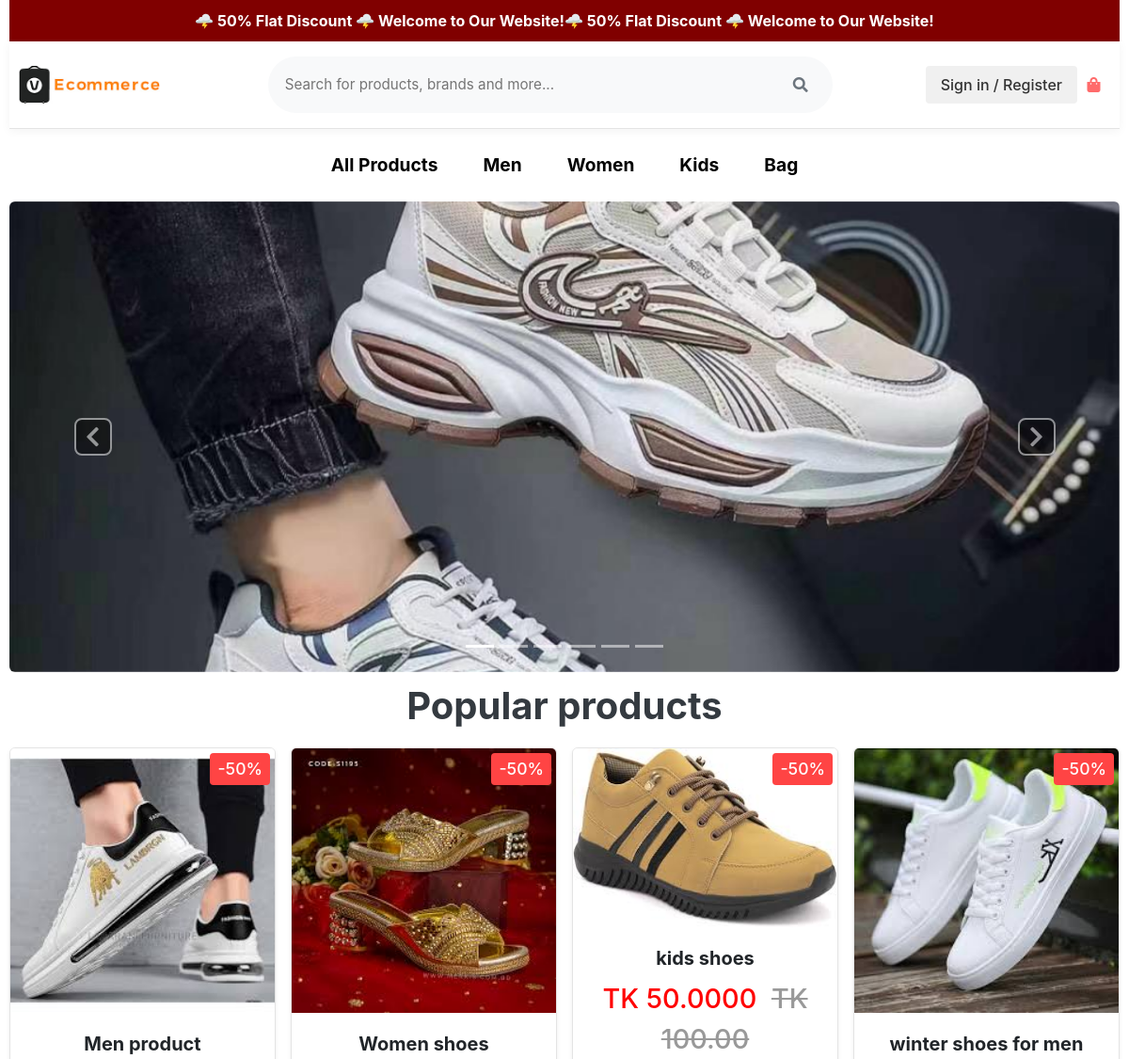
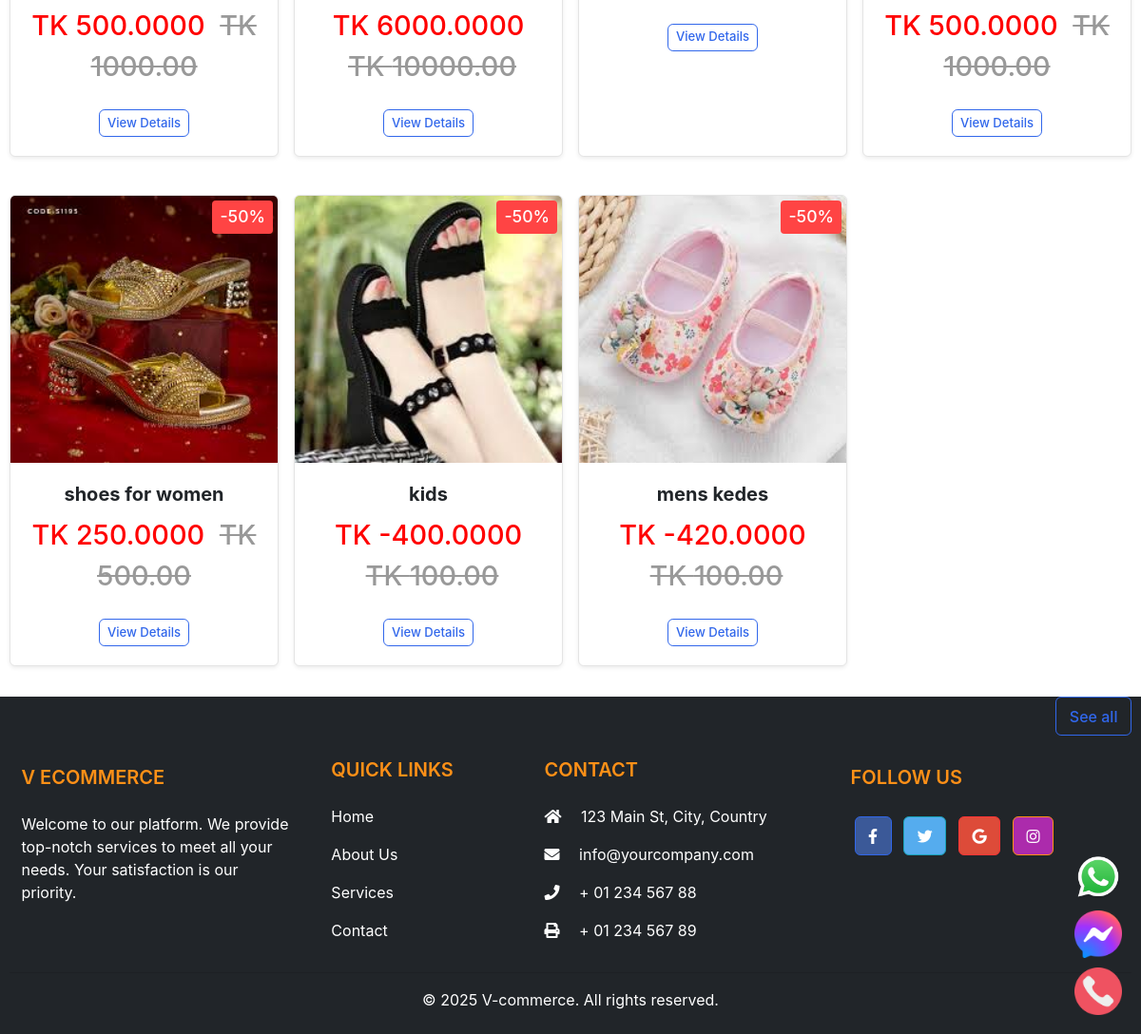
The page / on the database its author committed (2 pictures, top to bottom).
### category/models.py (models this page shows, shortened)
class Category(models.Model):
    category_name = models.CharField(max_length=50,unique=True)
    slug = models.SlugField(max_length=100, unique=True)
    description = models.TextField(max_length=255, blank=True)
    cat_image = models.ImageField(upload_to="photos/categories", blank=True)
    class Meta:
        verbose_name = "Category"
        verbose_name_plural = "Categories"
    def get_url(self):
        return reverse('products_by_category', args=(self.slug,))

### store/models.py (models this page shows, shortened)
class Product(models.Model):
    name = models.CharField(max_length=255)
    product_name = models.CharField(max_length=200, unique=True)
    slug = models.SlugField(max_length=200, unique=True)
    discription = models.TextField(max_length=500, blank=True)
    price = models.DecimalField(max_digits=10, decimal_places=2)
    discount_percentage = models.DecimalField(max_digits=5, decimal_places=2, null=True, blank=True)
    images = models.ImageField(upload_to = 'photos/products')
    stock = models.IntegerField()
    is_available = models.BooleanField(default=True)
    category = models.ForeignKey(Category, on_delete=models.CASCADE)
    created_date = models.DateTimeField(auto_now_add=True)
    modified_date = models.DateTimeField(auto_now=True)
    def get_url(self):
        return reverse('product_detail', args=[self.category.slug, self.slug])

### Allexpress/views.py (the view)
# urls.py: path("",views.home, name= "home"),
def home(request):
    products = Product.objects.filter(is_available=True).order_by('created_date')
    reviews = []  # Initialize reviews as an empty list
    for product in products:
        product_reviews = ReviewRating.objects.filter(product_id=product.id, status=True)
        reviews.append(product_reviews)  # Collect reviews for each product
    for product in products:
        if product.discount_percentage:  # Check if discount is available
            product.discounted_price = product.price * (1 - product.discount_percentage / 100)
        else:
            product.discounted_price = None
    context = {
        'products': products,
        'reviews': reviews,  # Pass the collected reviews
    }
    return render(request, 'home.html', context)

### carts/context_processors.py (called while the page is built)
def counter(request):
    cart_count = 0
    if 'admin' in request.path:
        return {}
    else:
        try:
            cart = Cart.objects.filter(cart_id = _cart_id(request))
            if request.user.is_authenticated:
                cart_items = CartItem.objects.all().filter(user=request.user)
            else:
                cart_items = CartItem.objects.all().filter(cart = cart[:1])
            for cart_item in cart_items:
                cart_count += cart_item.quantity
        except Cart.DoesNotExist:
            cart_count = 0
    return dict(cart_count=cart_count)

### carts/views.py (called while the page is built)
def _cart_id(request):
    cart = request.session.session_key
    if not cart:
        cart = request.session.create()
    return cart

### category/context_processors.py (called while the page is built)
def menu_links(request):
    links = Category.objects.all()
    return dict(links = links)

### templates/home.html (shortened to what this page needs)
{% extends "base.html" %}
{% load static %}
{% block content %}
<section class="section-intro padding-y-sm">
<div class="container">
<div class="intro-banner-wrap">
<div id="carouselBanner" class="carousel slide" data-ride="carousel">
    <ol class="carousel-indicators">
        <li data-target="#carouselBanner" data-slide-to="0" class="active"></li>
        <li data-target="#carouselBanner" data-slide-to="1"></li>
        <li data-target="#carouselBanner" data-slide-to="2"></li>
        <li data-target="#carouselBanner" data-slide-to="3"></li>
        <li data-target="#carouselBanner" data-slide-to="4"></li>
        <li data-target="#carouselBanner" data-slide-to="5"></li>
    </ol>
    <div class="carousel-inner rounded">
        <div class="carousel-item active">
            <img src="{% static 'images/banners/banner_1.jpg' %}" class="d-block w-100 h-100" alt="Banner 1" style="object-fit: cover;">
        </div>
    </div>
    <a class="carousel-control-prev" href="#carouselBanner" role="button" data-slide="prev">
        <div style="background: rgba(0, 0, 0, 0.9); width: 40px; height: 40px; display: flex; align-items: center; justify-content: center; border-radius: 8px; border: 2px solid white;">
            <i class="fas fa-chevron-left" style="color: white; font-size: 24px;"></i>
        </div>
    </a>
    <a class="carousel-control-next" href="#carouselBanner" role="button" data-slide="next">
        <div style="background: rgba(0, 0, 0, 0.9); width: 40px; height: 40px; display: flex; align-items: center; justify-content: center; border-radius: 8px; border: 2px solid white;">
            <i class="fas fa-chevron-right" style="color: white; font-size: 24px;"></i>
        </div>
    </a>
</div>
</div>
</div>
</section>
<section class="section-name padding-y-sm">
<div class="container">
<header class="section-heading">
<h3 class="section-title popular-title">Popular products</h3>
</header>
<div class="row">
{% for product in products %}
<div class="col-md-3 mb-4">
    <div class="card shadow-sm border rounded h-100">
        <a href="{{ product.get_url }}" class="img-wrap">
            <img src="{{ product.images.url }}" class="card-img-top img-fluid" alt="{{ product.product_name }}">
        </a>
        <div class="card-body text-center">
            <h5 class="card-title mb-2">
                <a href="{{ product.get_url }}" class="text-dark text-decoration-none">{{ product.product_name }}</a>
            </h5>
            <span class="discount-badge">-50%</span>
            <div class="product-price">
                {% if product.discounted_price %}
                    TK {{ product.discounted_price }}
                    <span class="original-price">TK {{ product.price }}</span>
                {% else %}
                TK {{ product.price }}
                {% endif %}
            </div>
            <a href="{{ product.get_url }}" class="btn btn-outline-primary btn-sm">View Details</a>
        </div>
    </div>
</div>
{% endfor %}
</div>
<a href="{% url 'store' %}" class="btn btn-outline-primary float-right">See all</a>
</div>
</section>
</body>
</html>
{% endblock %}

### templates/includes/navbar.html (shortened to what this page needs)
{% load static %}
<header>
    <div class="container">
        <nav class="navbar navbar-light bg-white border-bottom">
            <div class="container">
                <a href="{% url 'home' %}" class="navbar-brand">
                    <img src="{% static './images/e_com.png' %}" alt="Logo" class="logo">
                </a>
                <form action="{% url 'search' %}" class="search-form d-none d-md-block" method="GET">
                    <div class="search-wrapper">
                        <input type="text"
                               class="search-input"
                               placeholder="Search for products, brands and more..."
                               name="keyword"
                               autocomplete="off">
                        <button type="submit" class="search-icon">
                            <i class="fa fa-search"></i>
                        </button>
                    </div>
                </form>
                <ul class="navbar-nav flex-row align-items-center">
                    <li class="nav-item me-3">
                        {% if user.id is none %}
                            <div class="user-menu">
                                <a href="{% url 'login' %}" class="auth-link">Sign in / Register</a>
                            </div>
                        {% endif %}
                    </li>
                    <li class="nav-item">
                        <a href="{% url 'cart' %}" class="nav-link cart-link">
                            <div class="cart-container">
                                <div class="cart-icon">
                                    <i class="fa fa-shopping-bag"></i>
                                </div>
                            </div>
                        </a>
                    </li>
                </ul>
            </div>
        </nav>
        <div class="categories-bar">
            <div class="container">
                <div class="categories-wrapper d-flex justify-content-center">
                    <a href="{% url 'store' %}" class="category-item">All Products</a>
                    {% for category in links %}
                        <a href="{{ category.get_url }}" class="category-item  ">{{ category.category_name }}</a>
                    {% endfor %}
                </div>
            </div>
        </div>
    </div>
</header>

### templates/base.html (style rules this page uses)
body { overflow-x: hidden; }

### templates/includes/navbar.html (style rules this page uses)
.navbar { padding: 1rem 0; box-shadow: 0 2px 10px rgba(0,0,0,0.05); }
.navbar-brand img { height: 40px; }
.search-form { flex-grow: 1; max-width: 600px; margin: 0 2rem; }
.search-wrapper { display: flex; align-items: center; background: #f8f9fa; border-radius: 50px; padding: 0.5rem 1rem; transition: all 0.3s ease; border: 2px solid transparent; }
.search-input { border: none; background: transparent; padding: 0.5rem 0; width: 100%; outline: none; font-size: 0.95rem; }
.search-icon { color: #6c757d; background: none; border: none; padding: 0.5rem; cursor: pointer; }
.user-menu { display: flex; align-items: center; }
.auth-link { color: #333; text-decoration: none; font-weight: 500; padding: 0.5rem 1rem; border-radius: 4px; background: #f0f0f0; transition: all 0.3s ease; }
.cart-icon { position: relative; width: 35px; height: 35px; display: flex; align-items: center; justify-content: center; color: #ff6b6b; }
.categories-bar { padding: 0.5rem 0; overflow-x: auto; white-space: nowrap; -webkit-overflow-scrolling: touch; }
.categories-wrapper { display: flex; gap: 1rem; padding: 0.5rem 0; }
.category-item { color: black; font-size: 1.2rem; font-weight: bold; text-decoration: none; padding: 0.5rem 1rem; border-radius: 4px; transition: all 0.3s ease; }

### templates/home.html (style rules this page uses)
.popular-title { text-align: center; margin-top: 10px; margin-bottom: 10px; font-size: 2.5rem; }
.product-price { font-size: clamp(1.2rem, 3vw, 1.8rem); font-weight: 500; color: red; margin-bottom: 1.5rem; }
.original-price { text-decoration: line-through; color: #999; margin-left: 0.5rem; }
.intro-banner-wrap { margin: 0 auto; max-width: 100%; overflow: hidden; }
#carouselBanner { height: auto !important; }
.carousel-item { height: 300px !important; }
@media (min-width: 768px) { .carousel-item { height: 400px !important; } }
@media (min-width: 992px) { .carousel-item { height: 500px !important; } }
.row { margin: 0 -0.5rem; }
.col-md-3 { padding: 0.5rem; }
.card { height: 100%; transition: transform 0.3s ease; }
.discount-badge { position: absolute; top: 5px; right: 5px; background: #ff4444; color: white; padding: 0.25rem 0.5rem; border-radius: 4px; font-weight: 500; font-size: clamp(0.8rem, 2vw, 1.1rem); z-index: 1; }

### rows shown on the page
Category: category_name "Men"
Category: category_name "Women"
Category: category_name "Kids"
Category: category_name "Bag"
Product: images (picture), product_name "Men product", discounted_price "500.0000", price "1000.00"
Product: images (picture), product_name "Women shoes", discounted_price "6000.0000", price "10000.00"
Product: images (picture), product_name "kids shoes", discounted_price "50.0000", price "100.00"
Product: images (picture), product_name "winter shoes for men", discounted_price "500.0000", price "1000.00"
Product: images (picture), product_name "shoes for women", discounted_price "250.0000", price "500.00"
Product: images (picture), product_name "kids", discounted_price "-400.0000", price "100.00"
Product: images (picture), product_name "mens kedes", discounted_price "-420.0000", price "100.00"
